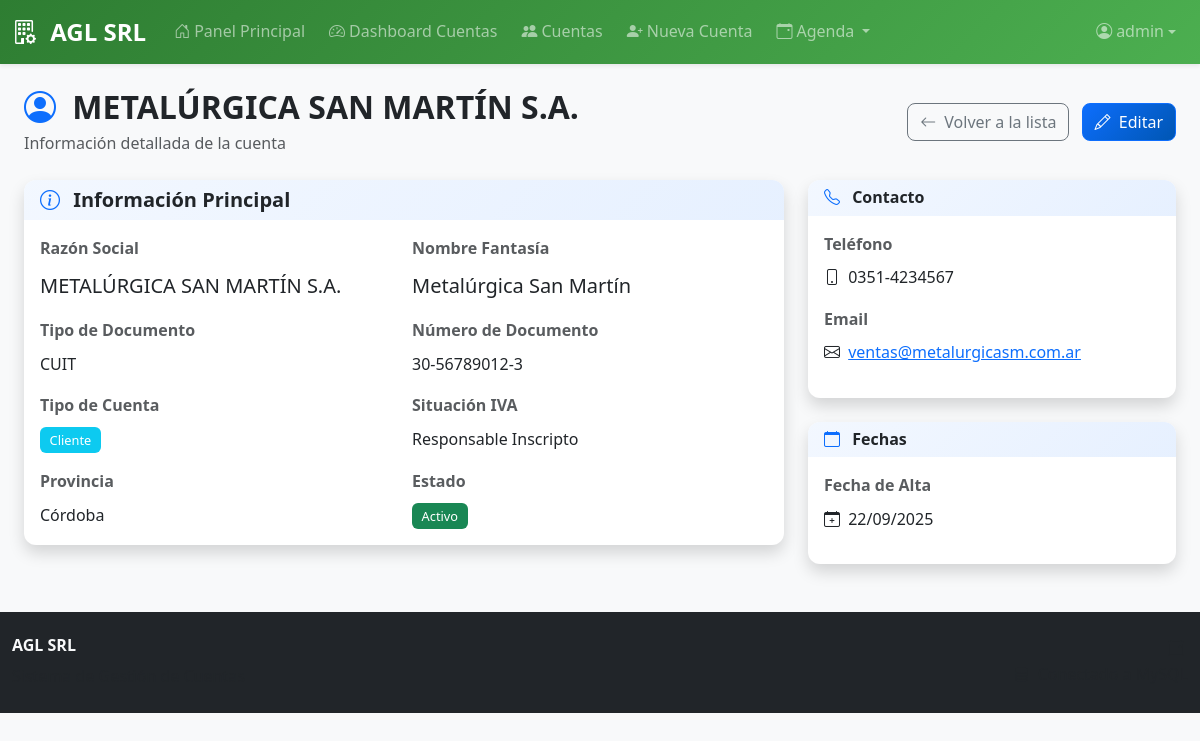
The app's page /cuentas/cuentas/2/ (signed in) with its own data.
### cuentas/models.py (models this page shows, shortened)
class cuenta(models.Model):
    id_cuenta = models.AutoField(primary_key=True)
    razon_social = models.TextField(max_length=150)  # requerido para facturar
    nombre_fantasia = models.TextField(max_length=150, null=True, blank=True)  # opcional
    numero_documento = models.TextField(max_length=15)
    tipo_documento_idtipo_documento = models.ForeignKey(
        tipo_documento, on_delete=models.PROTECT, null=True, blank=False
    )
    direccion_cuenta = models.TextField(max_length=200)
    pais_id = models.ForeignKey(pais, on_delete=models.PROTECT, null=True, blank=True)
    provincia_idprovincia = models.ForeignKey(provincia, on_delete=models.PROTECT, null=True)
    localidad_idlocalidad = models.ForeignKey(localidad, on_delete=models.PROTECT, null=True)
    telefono_cuenta = models.TextField(max_length=15, null=True, blank=True)
    celular_cuenta = models.TextField(max_length=15, null=True, blank=True)
    email_cuenta = models.TextField(max_length=150, null=True, blank=True)
    tipo_cuenta_id_tipo_cuenta = models.ForeignKey(tipo_cuenta, on_delete=models.PROTECT, null=True)
    situacionIva_idsituacionIva = models.ForeignKey(situacionIva, on_delete=models.PROTECT, null=True)
    activo = models.BooleanField(default=True)
    fecha_alta = models.DateField(auto_now_add=True)
    fecha_baja = models.DateField(null=True, blank=True)
    class Meta:
        constraints = [
            models.UniqueConstraint(
                fields=["tipo_documento_idtipo_documento", "numero_documento"],
                name="uq_cuenta_doc",
            )
        ]
        indexes = [
            models.Index(fields=["razon_social"]),
            models.Index(fields=["numero_documento"]),
            models.Index(fields=["tipo_cuenta_id_tipo_cuenta"]),
        ]

class tipo_documento(models.Model):
    idtipo_documento = models.AutoField(primary_key=True)
    descripcion = models.TextField(max_length=150)
    cod_afip = models.IntegerField()

class tipo_cuenta(models.Model):
    id_tipo_cuenta = models.AutoField(primary_key=True)
    descripcion = models.TextField(max_length=150)

class situacionIva(models.Model):
    idsituacionIva = models.AutoField(primary_key=True)
    descripcion = models.TextField(null=True, blank=True, max_length=150)
    reducida = models.TextField(null=True, blank=True, max_length=10)
    codigo_afip = models.IntegerField(
        null=True, blank=True, unique=True,
        help_text="Código oficial AFIP para la situación de IVA",
    )

class provincia(models.Model):
    id_provincia = models.AutoField(primary_key=True)
    nombre_provincia = models.TextField(max_length=150)
    codigo_provincia = models.TextField(max_length=6)
    pais_idpais = models.ForeignKey(pais, on_delete=models.PROTECT)

### cuentas/views.py (the view)
# urls.py: path('cuentas/<int:pk>/', views.DetalleCuentaView.as_view(), name='ver_cuenta'),
class DetalleCuentaView(LoginRequiredMixin, DetailView):
    model = cuenta
    template_name = 'cuentas/detalle_cuenta.html'
    context_object_name = 'cuenta'
    login_url = 'main:login'
    def get_queryset(self):
        return cuenta.objects.select_related(
            'provincia_idprovincia',
            'tipo_cuenta_id_tipo_cuenta',
            'situacionIva_idsituacionIva',
            'tipo_documento_idtipo_documento'
        ).prefetch_related(
            'contactos',
            'direcciones__pais_id',
            'direcciones__provincia_idprovincia',
            'direcciones__localidad_idlocalidad'
        )

### cuentas/templates/cuentas/detalle_cuenta.html (shortened to what this page needs)
{% extends 'cuentas/base.html' %}
{% load static %}
{% block content %}
<div class="container-fluid">
    <div class="row mb-4">
        <div class="col-12">
            <div class="d-flex justify-content-between align-items-center">
                <div>
                    <h1 class="h2 mb-1 fw-bold text-dark">
                        <i class="bi bi-person-circle me-2 text-primary"></i>
                        {{ cuenta.razon_social }}
                    </h1>
                    <p class="text-muted mb-0">
                        Información detallada de la cuenta
                    </p>
                </div>
                <div>
                    <a href="{% url 'cuentas:lista_cuentas' %}" class="btn btn-outline-secondary me-2">
                        <i class="bi bi-arrow-left me-1"></i>
                        Volver a la lista
                    </a>
                    <a href="{% url 'cuentas:editar_cuenta' cuenta.id_cuenta %}" class="btn btn-primary">
                        <i class="bi bi-pencil me-1"></i>
                        Editar
                    </a>
                </div>
            </div>
        </div>
    </div>
    <div class="row">
        <div class="col-lg-8">
            <div class="card border-0 shadow">
                <div class="card-header bg-white border-bottom-0">
                    <h5 class="mb-0 fw-bold">
                        <i class="bi bi-info-circle me-2 text-primary"></i>
                        Información Principal
                    </h5>
                </div>
                <div class="card-body">
                    <div class="row g-3">
                        <div class="col-md-6">
                            <label class="form-label fw-semibold text-muted">Razón Social</label>
                            <p class="fs-5 mb-0">{{ cuenta.razon_social }}</p>
                        </div>
                        {% if cuenta.nombre_fantasia %}
                        <div class="col-md-6">
                            <label class="form-label fw-semibold text-muted">Nombre Fantasía</label>
                            <p class="fs-5 mb-0">{{ cuenta.nombre_fantasia }}</p>
                        </div>
                        {% endif %}
                        <div class="col-md-6">
                            <label class="form-label fw-semibold text-muted">Tipo de Documento</label>
                            <p class="mb-0">{{ cuenta.tipo_documento_idtipo_documento.descripcion }}</p>
                        </div>
                        <div class="col-md-6">
                            <label class="form-label fw-semibold text-muted">Número de Documento</label>
                            <p class="mb-0">{{ cuenta.numero_documento }}</p>
                        </div>
                        <div class="col-md-6">
                            <label class="form-label fw-semibold text-muted">Tipo de Cuenta</label>
                            <p class="mb-0">
                                <span class="badge bg-info">{{ cuenta.tipo_cuenta_id_tipo_cuenta.descripcion }}</span>
                            </p>
                        </div>
                        <div class="col-md-6">
                            <label class="form-label fw-semibold text-muted">Situación IVA</label>
                            <p class="mb-0">{{ cuenta.situacionIva_idsituacionIva.descripcion }}</p>
                        </div>
                        {% if cuenta.provincia_idprovincia %}
                        <div class="col-md-6">
                            <label class="form-label fw-semibold text-muted">Provincia</label>
                            <p class="mb-0">{{ cuenta.provincia_idprovincia.nombre_provincia }}</p>
                        </div>
                        {% endif %}
                        <div class="col-md-6">
                            <label class="form-label fw-semibold text-muted">Estado</label>
                            <p class="mb-0">
                                <span class="badge bg-{% if cuenta.activo %}success{% else %}danger{% endif %}">
                                    {% if cuenta.activo %}Activo{% else %}Inactivo{% endif %}
                                </span>
                            </p>
                        </div>
                    </div>
                </div>
            </div>
        </div>
        <div class="col-lg-4">
            <div class="card border-0 shadow mb-4">
                <div class="card-header bg-white border-bottom-0">
                    <h6 class="mb-0 fw-bold">
                        <i class="bi bi-telephone me-2 text-primary"></i>
                        Contacto
                    </h6>
                </div>
                <div class="card-body">
                    {% if cuenta.telefono_cuenta %}
                    <div class="mb-3">
                        <label class="form-label fw-semibold text-muted">Teléfono</label>
                        <p class="mb-0">
                            <i class="bi bi-phone me-1"></i>
                            {{ cuenta.telefono_cuenta }}
                        </p>
                    </div>
                    {% endif %}
                    {% if cuenta.email_cuenta %}
                    <div class="mb-3">
                        <label class="form-label fw-semibold text-muted">Email</label>
                        <p class="mb-0">
                            <i class="bi bi-envelope me-1"></i>
                            <a href="mailto:{{ cuenta.email_cuenta }}">{{ cuenta.email_cuenta }}</a>
                        </p>
                    </div>
                    {% endif %}
                </div>
            </div>
            <div class="card border-0 shadow">
                <div class="card-header bg-white border-bottom-0">
                    <h6 class="mb-0 fw-bold">
                        <i class="bi bi-calendar me-2 text-primary"></i>
                        Fechas
                    </h6>
                </div>
                <div class="card-body">
                    <div class="mb-3">
                        <label class="form-label fw-semibold text-muted">Fecha de Alta</label>
                        <p class="mb-0">
                            <i class="bi bi-calendar-plus me-1"></i>
                            {{ cuenta.fecha_alta|date:"d/m/Y" }}
                        </p>
                    </div>
                </div>
            </div>
        </div>
    </div>
</div>
{% endblock %}

### cuentas/templates/cuentas/base.html (shortened to what this page needs)
<!DOCTYPE html>
<html lang="es" data-bs-theme="light">
<head>
    <link href="https://cdn.jsdelivr.net/npm/bootstrap@5.3.2/dist/css/bootstrap.min.css" rel="stylesheet">
    <link rel="stylesheet" href="https://cdn.jsdelivr.net/npm/bootstrap-icons@1.11.1/font/bootstrap-icons.css">
    <link rel="stylesheet" href="https://cdnjs.cloudflare.com/ajax/libs/animate.css/4.1.1/animate.min.css">
    {% load static %}
    <link rel="stylesheet" href="{% static 'cuentas/css/custom.css' %}">
</head>
<body class="bg-light">
    {% if user.is_authenticated %}
    <nav class="navbar navbar-expand-lg navbar-dark bg-cuentas shadow-sm">
        <div class="container-fluid">
            <a class="navbar-brand fw-bold" href="{% url 'cuentas:dashboard' %}">
                <i class="bi bi-building-gear me-2"></i>
                AGL SRL
            </a>
            <div class="collapse navbar-collapse" id="navbarNav">
                <ul class="navbar-nav me-auto">
                    <li class="nav-item">
                        <a class="nav-link {% if request.resolver_match.url_name == 'panel' %}active{% endif %}"
                           href="{% url 'main:panel' %}">
                            <i class="bi bi-house-door me-1"></i>Panel Principal
                        </a>
                    </li>
                    <li class="nav-item">
                        <a class="nav-link {% if request.resolver_match.url_name == 'dashboard' %}active{% endif %}"
                           href="{% url 'cuentas:dashboard' %}">
                            <i class="bi bi-speedometer2 me-1"></i>Dashboard Cuentas
                        </a>
                    </li>
                    <li class="nav-item">
                        <a class="nav-link {% if request.resolver_match.url_name == 'lista_cuentas' %}active{% endif %}"
                           href="{% url 'cuentas:lista_cuentas' %}">
                            <i class="bi bi-people-fill me-1"></i>Cuentas
                        </a>
                    </li>
                    <li class="nav-item">
                        <a class="nav-link {% if request.resolver_match.url_name == 'crear_cuenta' %}active{% endif %}"
                           href="{% url 'cuentas:crear_cuenta' %}">
                            <i class="bi bi-person-plus-fill me-1"></i>Nueva Cuenta
                        </a>
                    </li>
                    <li class="nav-item dropdown">
                        <a class="nav-link dropdown-toggle" href="#" role="button" data-bs-toggle="dropdown" aria-expanded="false">
                            <i class="bi bi-calendar-event me-1"></i>Agenda
                        </a>
                    </li>
                </ul>
                <div class="navbar-nav">
                    <li class="nav-item dropdown">
                        <a class="nav-link dropdown-toggle d-flex align-items-center" href="#" role="button"
                           data-bs-toggle="dropdown">
                            <i class="bi bi-person-circle me-1"></i>
                            {{ user.username }}
                        </a>
                    </li>
                </div>
            </div>
        </div>
    </nav>
    {% endif %}
    <main class="{% if user.is_authenticated %}container-fluid mt-4{% else %}d-flex align-items-center min-vh-100{% endif %}">
        {% block content %}{% endblock %}
    </main>
    {% if user.is_authenticated %}
    <footer class="bg-dark text-light mt-5 py-4">
        <div class="container-fluid">
            <div class="row">
                <div class="col-md-6">
                    <h6 class="fw-bold">AGL SRL</h6>
                    <p class="mb-0 text-muted">Sistema de Gestión de Cuentas</p>
                </div>
                <div class="col-md-6 text-md-end">
                    <p class="mb-0 text-muted">
                        <i class="bi bi-calendar-event me-1"></i>
                    </p>
                    <p class="mb-0 text-muted">
                        <i class="bi bi-database-fill me-1"></i>
                    </p>
                </div>
            </div>
        </div>
    </footer>
    {% endif %}
</body>
</html>

### cuentas/static/cuentas/css/custom.css (style rules this page uses)
:root { --agl-primary: #0d6efd; --agl-secondary: #6c757d; --agl-success: #198754; --agl-danger: #dc3545; --agl-warning: #ffc107; --agl-info: #0dcaf0; --agl-light: #f8f9fa; --agl-dark: #212529; --agl-gradient: linear-gradient(135deg, var(--agl-primary) 0%, #0056b3 100%); --shadow-sm: 0 0.125rem 0.25rem rgba(0, 0, 0, 0.075); --shadow: 0 0.5rem 1rem rgba(0, 0, 0, 0.15); --shadow-lg: 0 1rem 3rem rgba(0, 0, 0, 0.175); }
body { font-family: 'Segoe UI', Tahoma, Geneva, Verdana, sans-serif; background-color: #f8f9fa; line-height: 1.6; }
.navbar-brand { font-size: 1.5rem; font-weight: 700; }
.navbar-nav .nav-link { font-weight: 500; transition: all 0.3s ease; border-radius: 0.375rem; margin: 0 0.25rem; }
.card { border-radius: 0.75rem; border: 1px solid rgba(0, 0, 0, 0.08); box-shadow: 0 4px 6px rgba(0, 0, 0, 0.1), 0 1px 3px rgba(0, 0, 0, 0.08); }
.card-header { border-radius: 0.75rem 0.75rem 0 0 !important; background: linear-gradient(135deg, rgba(13, 110, 253, 0.05) 0%, rgba(13, 110, 253, 0.1) 100%); border-bottom: 1px solid rgba(13, 110, 253, 0.1); }
.btn { border-radius: 0.5rem; font-weight: 500; border-width: 1.5px; transition: none !important; }
.btn-primary { background: var(--agl-gradient); border-color: var(--agl-primary); }
.form-label { font-weight: 600; color: var(--agl-dark); margin-bottom: 0.5rem; }
.badge { font-weight: 500; padding: 0.5em 0.75em; border-radius: 0.375rem; font-size: 0.8rem; }

### cuentas/templates/cuentas/base.html (style rules this page uses)
.navbar-dark.bg-cuentas { background: linear-gradient(135deg, #2e7d32, #4caf50) !important; }

### cuentas/templates/cuentas/detalle_cuenta.html (style rules this page uses)
.card { transition: box-shadow 0.3s ease; }

### records on screen
cuenta: razon_social "METALÚRGICA SAN MARTÍN S.A.", nombre_fantasia "Metalúrgica San Martín", tipo_documento_idtipo_documento.descripcion "CUIT", numero_documento "30-56789012-3", tipo_cuenta_id_tipo_cuenta.descripcion "Cliente", situacionIva_idsituacionIva.descripcion "Responsable Inscripto", provincia_idprovincia.nombre_provincia "Córdoba", telefono_cuenta "0351-4234567", email_cuenta "ventas@metalurgicasm.com.ar", fecha_alta "22/09/2025"

### other values on screen
{{ user.username }} "admin"
